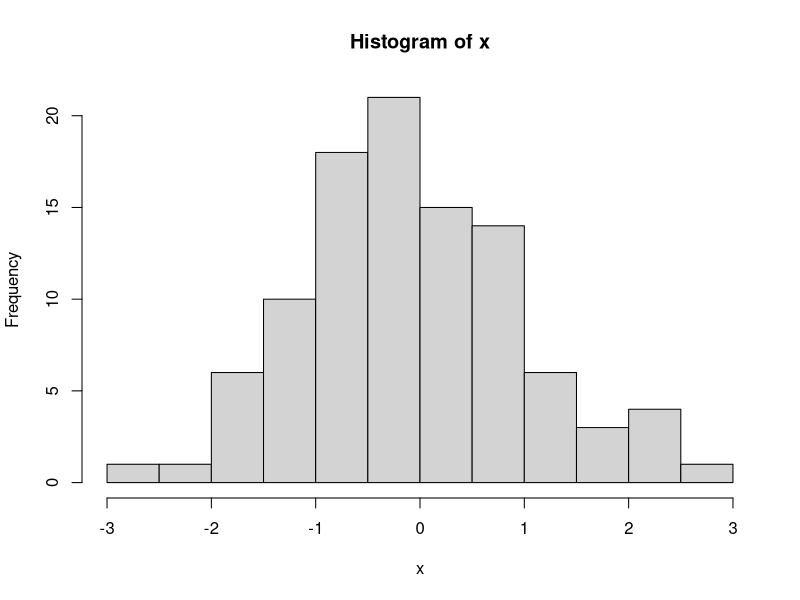

Write R code to recreate this figure. (Note: this script raises an error after producing the figure.)
rm(list=ls()); cat("\014")
library("ggplot2")

#### Chapter 1 - EDA ####
x = rnorm(100)
hist(x)

weights = runif(100)
weights = weights / sum(weights)
weights %>% sum

hist(weights)

mean(x)
mean(x, trim = 0.1) # trim off 10% of values each side, total 20%

matrixStats::weightedMean(x)
matrixStats::weightedMean(x, w=weights)


IQR(x)
mad(x, constant = 1) # median absolute deviation from median
(x - median(x)) %>% abs %>% median

# density plot
hist(x)
hist(x, freq=FALSE)
lines(density(x), lwd=3, col='blue')
density(x) %>% class
data.frame(density(x)$x, density(x)$y) %>% View

# hexagonal binning
ggplot(mtcars, aes(x=hp, y=mpg)) +
  stat_binhex(color='white') +
  theme_bw() +
  scale_fill_gradient(low='white', high='black') +
  labs(x='x', y='y')

#### Chapter 2 - Data and Sampling Distributions ####

## CLT
set.seed(2022)
# population = rnorm(10000)
population = runif(10000)

count_of_samples = 10000 # more samples drawn, more normal the sample_statistic
sample_size = 50 # more datapoints drawn per sample, more normal the sample_statistic

sample_statistic_mean = NULL
sample_statistic_mean_trimmed = NULL
sample_statistic_median = NULL
for(i in 1:count_of_samples){
  my_sample = sample(population, sample_size)
  sample_statistic_mean = c(sample_statistic_mean, mean(my_sample))
  sample_statistic_mean_trimmed = c(sample_statistic_mean_trimmed, mean(my_sample, trim = 0.1))
  sample_statistic_median = c(sample_statistic_median, median(my_sample))
}
hist(sample_statistic_mean, main = "sample distribution")
# hist(sample_statistic_mean_trimmed, main = "sample distribution")
# hist(sample_statistic_median, main = "sample distribution")

# s/sqrt(n):
# s = standard deviation of sample.
# ??
standard_error = sd(sample_statistic_mean)/sqrt(sample_size)
standard_error
sd(population)

## Bootstrapping
# treat the sample data you have as population
# sample (with replacement) from this population multiple times to create multiple samples
# How big is the resample? size of population
# resample how many times? 1000s of times
# sample statistic: mean, median, sd
# sd of mean value of original dataset = sd of means of bootstrapped samples
# standard error and CI of the mean
set.seed(2022)
x = rnorm(100000)
iterations = 1000
sample_size = length(x) # / 10

x_sample_means = NULL
for(iter in 1:iterations){
  x_sample = sample(x, sample_size, replace = T)
  x_sample_means = c(mean(x_sample), x_sample_means)
}
hist(x_sample_means)

# 95% CI is the interval covering 95% of bootstrapped means. 
# exclude top and bottom 2.5%
x_sample_means %>% summary
x_sample_means %>% sort %>% tail(-length(x_sample_means)*0.025) %>% min
x_sample_means %>% sort %>% head(-length(x_sample_means)*0.025) %>% max

# bias calc
x_sample_means %>% summary
x %>% summary
mean(x_sample_means) - mean(x)

# calc p-value


# bias = original mean/statistic - bootstrapped mean/statistic



## qqplot
set.seed(2022)
x = rnorm(100)
qqnorm(x)
abline(a=0, b=1)
df = data.frame(sample = qqnorm(x)$x,  theoritical = qqnorm(x)$y) %>% 
  arrange(theoritical)
View(df)

# zscore does not standardize or normalize data, just puts data on same scale as normal distribution
set.seed(2022)
x = runif(10000)
x = rpois(10000, lambda = 1)

par(mfrow = c(2,2))
hist(x, bins = 30)
hist(x- mean(x))
hist((x- mean(x))/sd(x))

hist(scale(x))
qqnorm(x)
qqnorm(scale(x))


## scaling - zscore vs min_max vs decimal
set.seed(10)
x = runif(100)
x = c(-401, -10, 201, 301, 501, 601, 701, 1000)
x %>% summary

# j = -11:15
# j = j[min(which(10^(j) > max(x)))]
j = x %>% max %>% ceiling %>% as.integer %>% nchar()
x_decimal_scaled = x/(10^j)


set.seed(10)
x = runif(100)
x %>% summary
max(x) - min(x)
sd(x)

# minmax does not handle outliers, zscore somewhat does
# sd < range => zscore squeezes the data more tightly
# range of zscore: could be anything, typically -4 to 4
# range of min-max: always 0-1
# PCA: zscore>min-max, since we are interested in the components that maximize the variance 

x_zscore = (x - mean(x)) /(sd(x)          )
x_minmax = (x - min(x) ) /(max(x) - min(x))
x_zscore %>% summary
x_minmax %>% summary

par(mfrow = c(2,2))
hist(x)
hist(x_zscore)
hist(x_minmax)

y = rnorm(100)
df = data.frame(x = x, x_zscore = x_zscore, x_minmax = x_minmax)
View(df)
cor(x_zscore, x_minmax)
cor(x,y)
cor(x_zscore, y)
cor(x_minmax, y)

(x-y)^2 %>% sum %>% sqrt
(x_zscore-y)^2 %>% sum %>% sqrt
(x_minmax-y)^2 %>% sum %>% sqrt